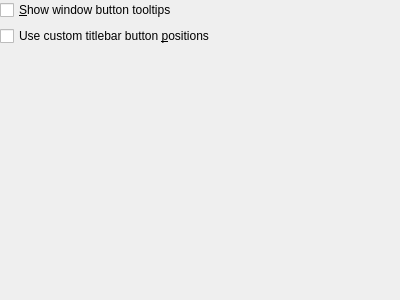
<?xml version="1.0" encoding="UTF-8"?>
<ui version="4.0">
 <class>KWinDecorationButtonsConfigForm</class>
 <widget class="QWidget" name="KWinDecorationButtonsConfigForm">
  <property name="geometry">
   <rect>
    <x>0</x>
    <y>0</y>
    <width>400</width>
    <height>300</height>
   </rect>
  </property>
  <layout class="QVBoxLayout" name="verticalLayout">
   <property name="margin">
    <number>0</number>
   </property>
   <item>
    <widget class="QCheckBox" name="showToolTipsCheckBox">
     <property name="whatsThis">
      <string>Enabling this checkbox will show window button tooltips. If this checkbox is off, no window button tooltips will be shown.</string>
     </property>
     <property name="text">
      <string>&amp;Show window button tooltips</string>
     </property>
    </widget>
   </item>
   <item>
    <widget class="QCheckBox" name="useCustomButtonPositionsCheckBox">
     <property name="whatsThis">
      <string>Please note that this option is not available on all styles yet.</string>
     </property>
     <property name="text">
      <string>Use custom titlebar button &amp;positions</string>
     </property>
    </widget>
   </item>
   <item>
    <widget class="KWin::ButtonPositionWidget" name="buttonPositionWidget" native="true">
     <property name="enabled">
      <bool>false</bool>
     </property>
    </widget>
   </item>
  </layout>
 </widget>
 <customwidgets>
  <customwidget>
   <class>KWin::ButtonPositionWidget</class>
   <extends>QWidget</extends>
   <header>buttons.h</header>
   <container>1</container>
  </customwidget>
 </customwidgets>
 <connections>
  <connection>
   <sender>useCustomButtonPositionsCheckBox</sender>
   <signal>clicked(bool)</signal>
   <receiver>buttonPositionWidget</receiver>
   <slot>setEnabled(bool)</slot>
   <hints>
    <hint type="sourcelabel">
     <x>205</x>
     <y>39</y>
    </hint>
    <hint type="destinationlabel">
     <x>231</x>
     <y>90</y>
    </hint>
   </hints>
  </connection>
 </connections>
</ui>
